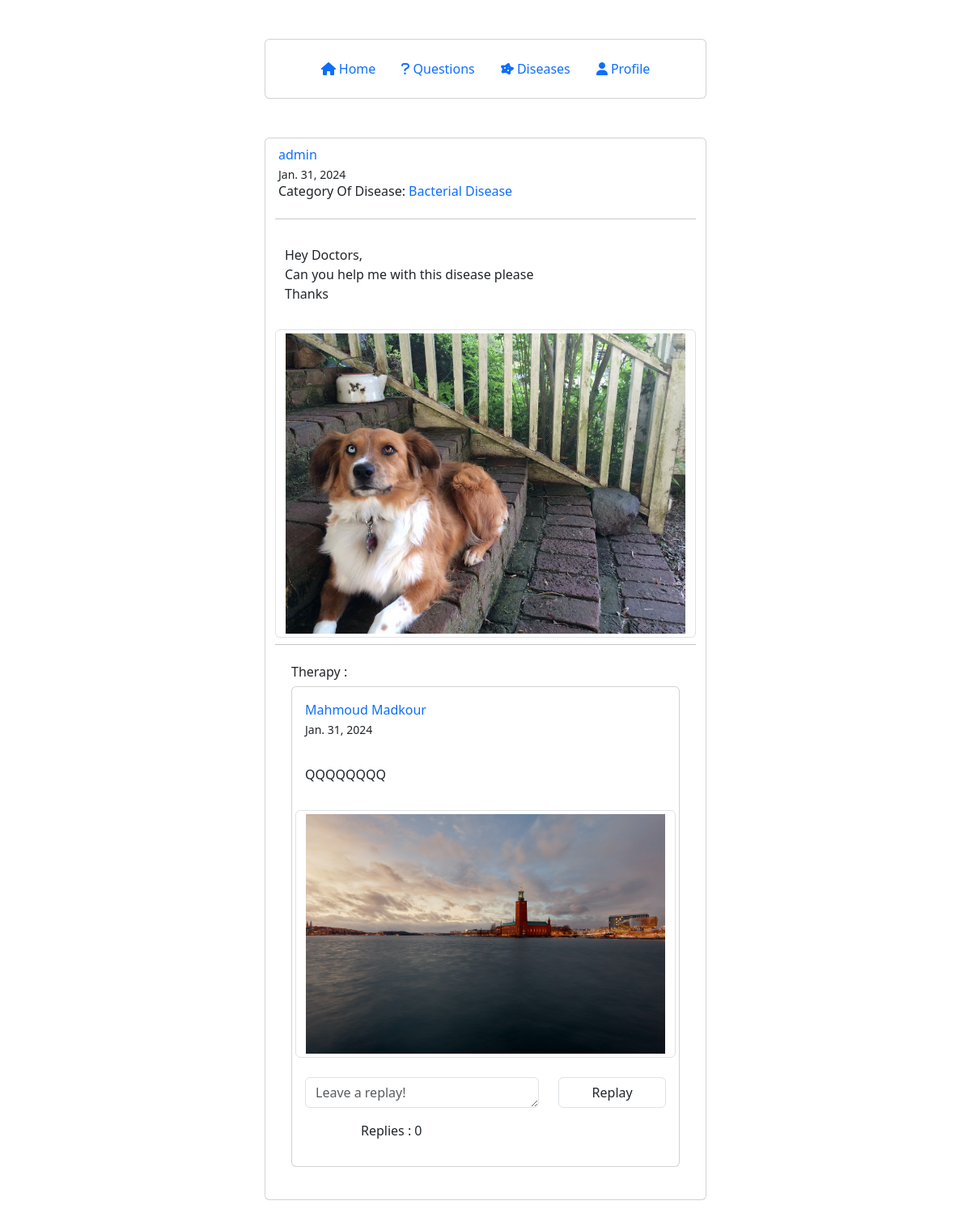
Before: /detail_therapy/6/6/ (signed in) with the older database file.
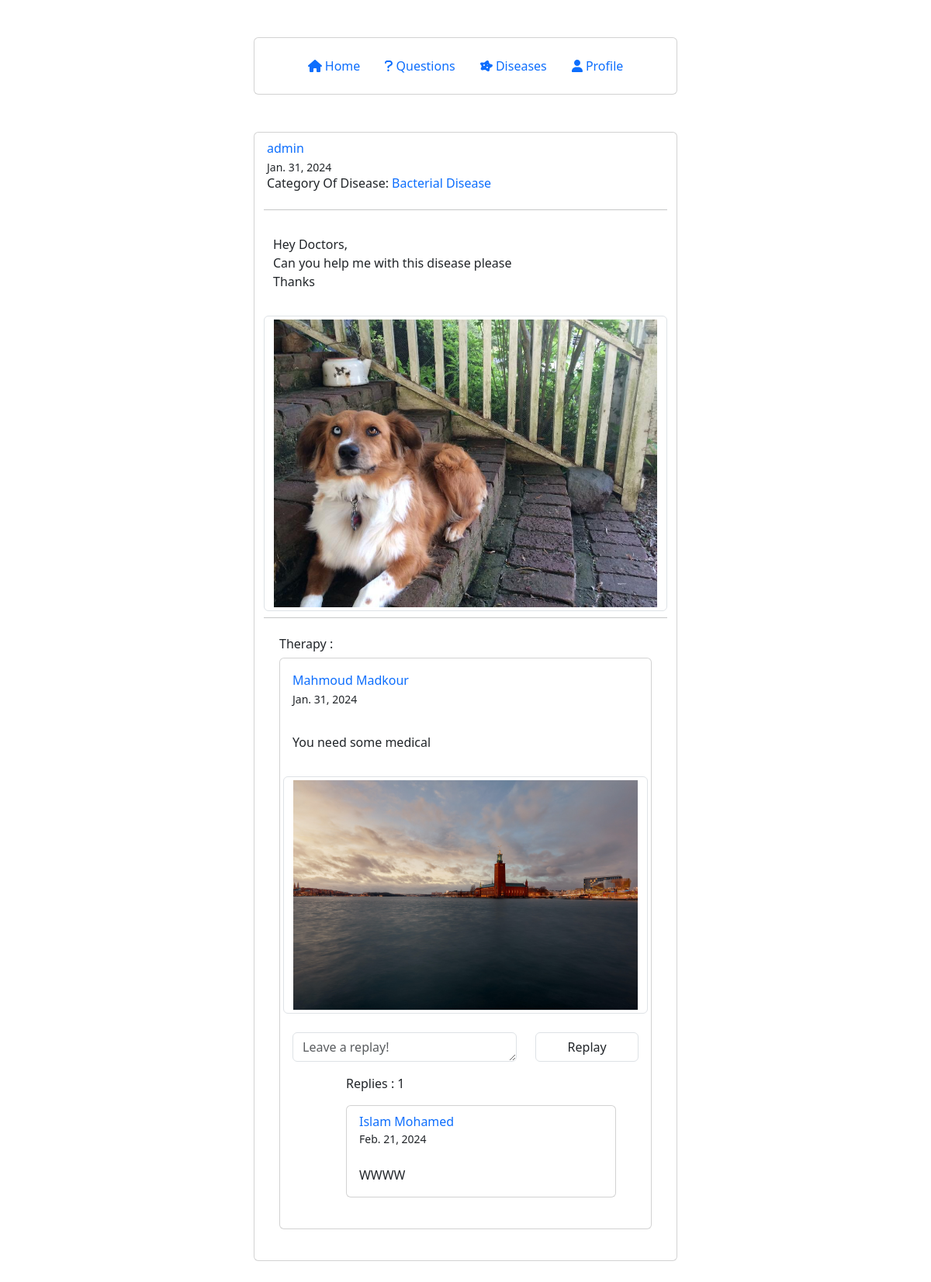
After: the same page with the newer database file.
### account/models.py (models this page shows, shortened)
class Therapy(models.Model):
    user = models.ForeignKey(User, on_delete=models.CASCADE, null=True)
    disease = models.ForeignKey(Disease, on_delete=models.CASCADE, null=True)
    body = models.TextField(max_length=1000, null=True)
    photo = models.ImageField(upload_to='therapy/', blank=True, null=True)
    created_on = models.DateTimeField(auto_now_add=True, null=True)
    last_modified = models.DateTimeField(auto_now=True, null=True)

class ReplayTherapy(models.Model):
    user = models.ForeignKey(User, on_delete=models.CASCADE, null=True)
    disease = models.ForeignKey(Disease, on_delete=models.CASCADE, null=True)
    therapy = models.ForeignKey(Therapy, on_delete=models.CASCADE, null=True)
    body = models.TextField(max_length=500, null=True)
    created_on = models.DateTimeField(auto_now_add=True, null=True)
    last_modified = models.DateTimeField(auto_now=True, null=True)

### account/views.py (the view, shortened to what this page needs)
# urls.py: path("detail_therapy/<int:pk_disease>/<int:pk_therapy>/", views.detail_therapy, name="detail_therapy"),
@login_required(login_url='login')
def detail_therapy(request, pk_disease, pk_therapy):
    user = request.user
    disease = Disease.objects.get(pk=pk_disease)
    therapy = Therapy.objects.get(pk=pk_therapy)
    if request.method == "GET":
        replies = ReplayTherapy.objects.filter(therapy=therapy).order_by("-created_on")
        replay_form = ReplayForm()
        context = {
            'user': user,
            'disease': disease,
            "therapy": therapy,
            "replies": replies,
            "replay_form": replay_form,
            }
        return render(request, "disease/detail_therapy.html", context)

### account/forms.py
class ReplayForm(forms.Form):
    body = forms.CharField(
        widget=forms.Textarea(
            attrs={"class": "form-control", "placeholder": "Leave a replay!", "rows": 1}
        )
    )

### account/templates/disease/detail_therapy.html (shortened to what the changed rows need)
{% extends "base.html" %}
{% block page_content %}
    <div class="container mt-5 mb-5">
        <div class="row d-flex align-items-center justify-content-center">
            <div class="col-md-6">
                <div class="card">
                    <div class="p-2 px-3">
                        <div class="p-2 px-3">
                            <div class="card">
                                <div class="p-2 ">
                                    <div class="row px-2 py-2">
                                        <div class="col-10">
                                            {% if user == therapy.user %}
                                                <a style="text-decoration: none" href="{% url 'user_profile' %}">
                                                    <span class="font-weight-bold"> {{ therapy.user.first_name }} {{ therapy.user.last_name }} </span>
                                                </a>
                                            {% else %}
                                                <a style="text-decoration: none" href="{% url 'user_profile_everyone' therapy.user.id %}">
                                                    <span class="font-weight-bold"> {{ therapy.user.first_name }} {{ therapy.user.last_name }} </span>
                                                </a>
                                            {% endif %}
                                            <br>
                                            <small >{{ therapy.created_on.date }}</small>
                                        </div>
                                    </div>
                                    <div class="row px-2 py-2">
                                        <p> {{ therapy.body | linebreaks | safe }} </p>
                                        {% if therapy.photo %}
                                            <img src = "/media/{{ therapy.photo }}" alt="..." width="100" height="100" class="rounded mb-2 img-thumbnail">
                                        {% endif %}
                                    </div>
                                    <div class="row">
                                        <div class="col-9 p-2">
                                            <p>Replies : {{ therapy.replaytherapy_set.count }}</p>
                                            {% for replay in replies %}
                                                <div class="card ">
                                                    <div class="row">
                                                        <div class="col-10">
                                                            <div class="d-flex flex-column p-2 px-3">
                                                                {% if user == therapy.user %}
                                                                    <a style="text-decoration: none" href="{% url 'user_profile' %}">
                                                                        <span class="font-weight-bold"> {{ replay.user.first_name }} {{ replay.user.last_name }} </span>
                                                                    </a>
                                                                {% else %}
                                                                    <a style="text-decoration: none" href="{% url 'user_profile_everyone' replay.user.id %}">
                                                                        <span class="font-weight-bold"> {{ replay.user.first_name }} {{ replay.user.last_name }} </span>
                                                                    </a>
                                                                {% endif %}
                                                                <small >{{ replay.created_on.date }}</small>
                                                            </div>
                                                        </div>
                                                    </div>
                                                    <div class="px-3">
                                                        <p> {{ replay.body | linebreaks | safe }} </p>
                                                    </div>
                                                </div>
                                                <br>
                                            {% endfor %}
                                        </div>
                                    </div>
                                </div>
                            </div>
                        </div>
                        </div>
                        <br>
                    </div>
                </div>
                <br>
            </div>
        </div>
{% endblock page_content %}

Changed rows visible on the page:
changed Therapy "Mahmoud": body "QQQQQQQQ" → "You need some medical"; replaytherapy_set.count "0" → "1"
added ReplayTherapy: user.first_name "Islam", user.last_name "Mohamed", created_on "Feb. 21, 2024", body "WWWW"
